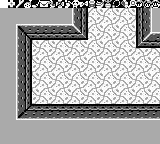

A level layout from a 2D game, rendered from its tile map. Below: a short description, then the map file with its tile-grid data intact:
An orthogonal 20x18 tile map with 8x8 px tiles, 2 tile layers (bg, Tile Layer 1), 6 tilesets.

<map version="1.2" tiledversion="1.2.2" orientation="orthogonal" renderorder="right-down" width="20" height="18" tilewidth="8" tileheight="8" infinite="0" nextlayerid="3" nextobjectid="1">
 <tileset firstgid="1" source="dungeon-items.tsx" />
 <tileset firstgid="17" source="overworld-landscape.tsx" />
 <tileset firstgid="113" source="floor-i.tsx" />
 <tileset firstgid="129" source="items-2.tsx" />
 <tileset firstgid="193" source="walls-a.tsx" />
 <tileset firstgid="225" source="font.tsx" />
 <layer id="1" name="bg" width="20" height="18">
  <data encoding="csv">
93,178,179,180,181,182,183,184,185,186,177,16,14,15,170,93,93,93,93,93,
113,114,113,114,113,114,113,114,113,114,113,114,113,114,113,114,113,114,113,114,
115,116,115,116,115,116,115,116,115,116,115,116,115,116,115,116,115,116,115,116,
113,114,113,114,113,114,113,114,113,114,113,114,113,114,113,114,113,114,113,114,
115,116,115,116,115,116,115,116,115,116,115,116,115,116,115,116,115,116,115,116,
113,114,113,114,113,114,113,114,113,114,113,114,113,114,113,114,113,114,113,114,
115,116,115,116,115,116,115,116,115,116,115,116,115,116,115,116,115,116,115,116,
113,114,113,114,113,114,113,114,113,114,113,114,113,114,113,114,113,114,113,114,
115,116,115,116,115,116,115,116,115,116,115,116,115,116,115,116,115,116,115,116,
113,114,113,114,113,114,113,114,113,114,113,114,113,114,113,114,113,114,113,114,
115,116,115,116,115,116,115,116,115,116,115,116,115,116,115,116,115,116,115,116,
113,114,113,114,113,114,113,114,113,114,113,114,113,114,113,114,113,114,113,114,
115,116,115,116,115,116,115,116,115,116,115,116,115,116,115,116,115,116,115,116,
113,114,113,114,113,114,113,114,113,114,113,114,113,114,113,114,113,114,113,114,
115,116,115,116,115,116,115,116,115,116,115,116,115,116,115,116,115,116,115,116,
113,114,113,114,113,114,113,114,113,114,113,114,113,114,113,114,113,114,113,114,
115,116,115,116,115,116,115,116,115,116,115,116,115,116,115,116,115,116,115,116,
113,114,113,114,113,114,113,114,113,114,113,114,113,114,113,114,113,114,113,114
</data>
 </layer>
 <layer id="2" name="Tile Layer 1" width="20" height="18">
  <data encoding="csv">
112,359,372,373,375,360,361,362,363,365,369,370,371,374,377,378,379,366,367,368,
109,109,109,109,109,109,109,109,109,203,1610612953,0,0,0,0,0,0,2684354777,3221225675,109,
109,109,109,109,109,109,109,109,109,203,1610612953,0,0,0,0,0,0,2684354777,3221225675,109,
109,109,2684354755,2684354763,2684354763,2684354763,2684354763,2684354763,2684354763,1073742023,1610612953,0,0,0,0,0,0,2684354777,3221225675,109,
109,109,203,2684354771,217,217,217,217,217,217,3221225688,0,0,0,0,0,0,2684354777,536871111,2684354763,
109,109,203,1610612953,0,0,0,0,0,0,0,0,0,0,0,0,0,214,217,217,
109,109,203,1610612953,0,0,0,0,0,0,0,0,0,0,0,0,0,0,0,0,
109,109,203,1610612953,0,0,0,0,0,0,0,0,0,0,0,0,0,0,0,0,
109,109,203,1610612953,0,0,0,0,0,0,0,0,0,0,0,0,0,0,0,0,
109,109,203,1610612953,0,0,0,0,0,0,0,0,0,0,0,0,0,0,0,0,
109,109,203,1610612953,0,0,0,0,0,0,0,0,0,0,0,0,0,0,0,0,
109,109,203,1610612953,0,0,0,0,0,0,0,0,0,0,0,0,0,0,0,0,
109,109,203,1610612953,0,0,0,0,0,0,0,0,0,0,0,0,0,0,0,0,
109,109,203,211,3221225689,3221225689,3221225689,3221225689,3221225689,3221225689,3221225689,3221225689,3221225689,3221225689,3221225689,3221225689,3221225689,3221225689,3221225689,3221225689,
109,109,195,1610612939,1610612939,1610612939,1610612939,1610612939,1610612939,1610612939,1610612939,1610612939,1610612939,1610612939,1610612939,1610612939,1610612939,1610612939,1610612939,1610612939,
109,109,109,109,109,109,109,109,109,109,109,109,109,109,109,109,109,109,109,109,
109,109,109,109,109,109,109,109,109,109,109,109,109,109,109,109,109,109,109,109,
109,109,109,109,109,109,109,109,109,109,109,109,109,109,109,109,109,109,109,109
</data>
 </layer>
</map>
